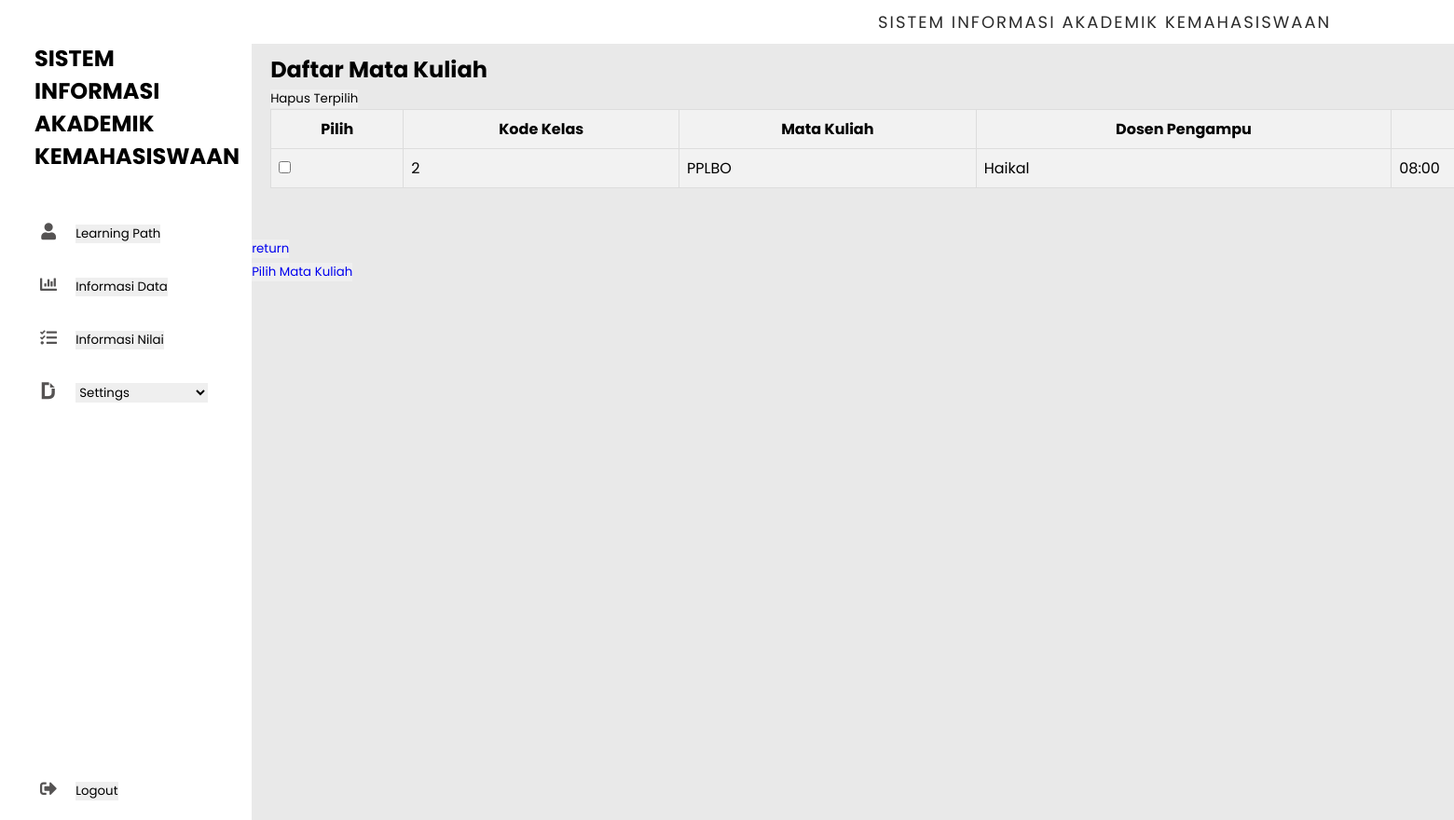
Page /model/view/mata_kuliah.php (signed in) on the earlier database version.
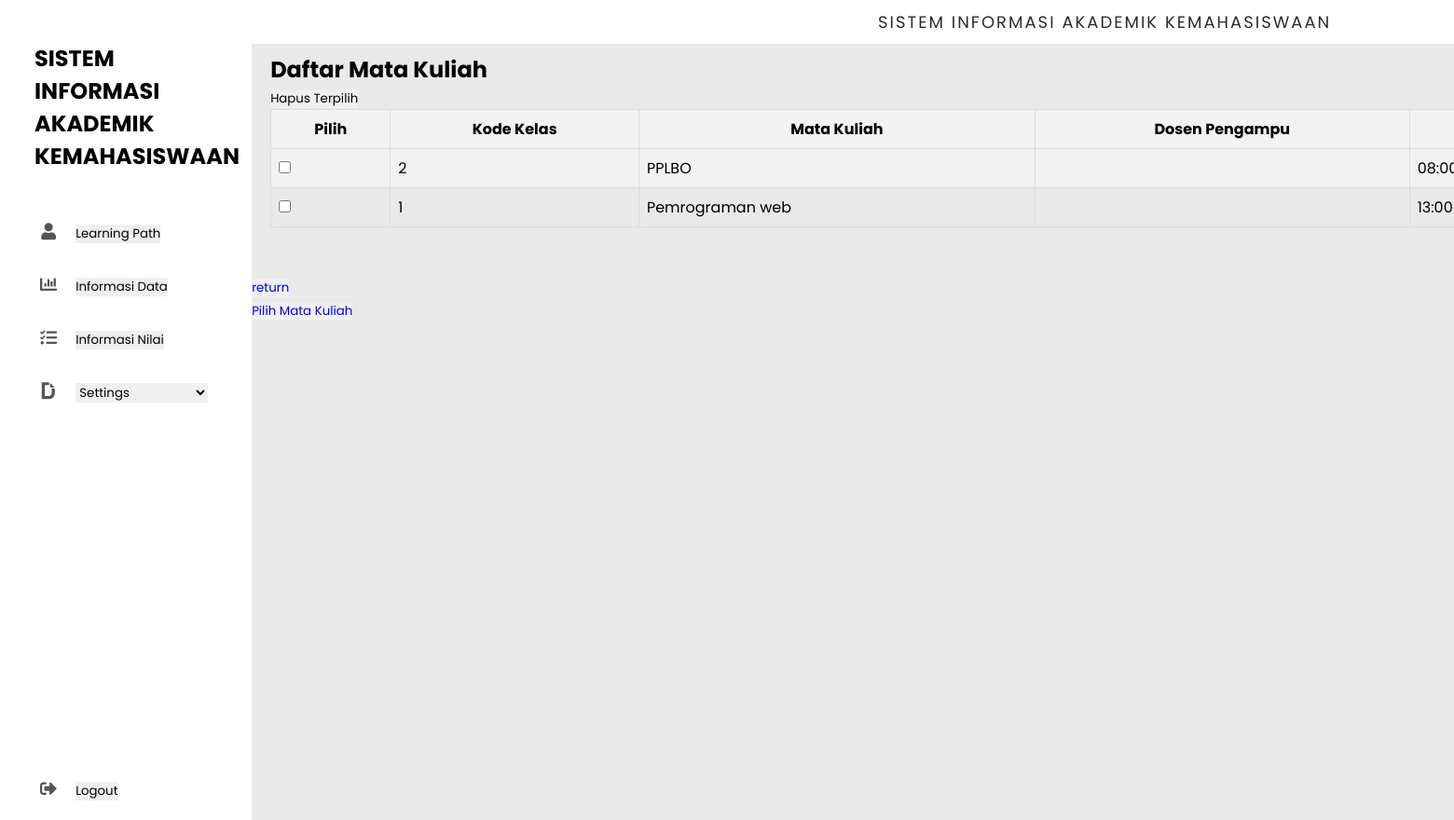
Same page on the later database version.
### tables this page shows
CREATE TABLE `data_kelas_mahasiswa` (
  `nim` varchar(20) NOT NULL,
  `kode_kelas` varchar(20) NOT NULL,
  `nilai` varchar(1) NOT NULL
);

CREATE TABLE `kelas` (
  `kode_kelas` varchar(4) NOT NULL,
  `mata_kuliah` varchar(20) NOT NULL,
  `waktu` varchar(7) NOT NULL,
  `ruangan` varchar(6) NOT NULL,
  `tipe` varchar(20) NOT NULL,
  `nip` int(11) NOT NULL
);

### core/database.php (called while the page is built, shortened)
<?php
class Database{
	private $host = 'localhost';
	private $user = 'root';
	private $pass = '';
	private $db_name = 'mahasiswa';
	private $dbh;
	private $stmt;
	public function __construct(){
		$dsn = 'mysql:host=' . $this->host . '; dbname=' . $this->db_name . '';
		$option = [
			PDO::ATTR_PERSISTENT => true,
			PDO::ATTR_ERRMODE => PDO::ERRMODE_EXCEPTION
		];
		try{
			$this->dbh = new PDO($dsn, $this->user, $this->pass, $option);
		} catch(PDOException $e){
			die($e->getMessage());
		}
	}
	public function query($query){
		$this->stmt = $this->dbh->prepare($query);
	}
	public function bind($param, $value, $type = null){
		if (is_null($type)) {
			switch (true) {
				default:
					$type = PDO::PARAM_STR;
			}
		}
		$this->stmt->bindValue($param, $value, $type);
		}
	public function execute(){
		$this->stmt->execute();
	}
	public function resultSet(){
		$this->execute();
		return $this->stmt->fetchAll(PDO::FETCH_ASSOC);
	}
}

### model/matakuliah-model.php (called while the page is built, shortened)
<?php
class Matakuliah_model extends Database {
    public function getAllKelasbyNIM($nim){
        $this->query('SELECT k.*, d.* FROM data_kelas_mahasiswa d
                          JOIN kelas k ON d.kode_kelas = k.kode_kelas
                          WHERE d.nim = :nim');
        $this->bind(':nim', $nim);
        return $this->resultSet();
    }
}
?>

### model/view/mata_kuliah.php (the view, shortened to what this page needs)
<?php
$controller = new Matakuliah_model();
$controller->checkLoginSession();
$nim = $_SESSION['nim'];
$kelas = $controller->getAllKelasbyNIM($nim);
?>
<!DOCTYPE html>
<html lang="en">
<head>
<link rel="stylesheet" href="https://cdnjs.cloudflare.com/ajax/libs/font-awesome/5.15.4/css/all.min.css" />
</head>
<body>
<div class="container">
        <nav>
          <div class="navbar">
            <div class="logo">
              <h1>SISTEM INFORMASI AKADEMIK KEMAHASISWAAN</h1>
            </div>
            <ul>
              <li><a href="#">
                <i class="fas fa-user"></i>
                <button id="mata_kuliah" class="nav-item">Learning Path</button>
              </a>
              </li>
              <li><a href="#">
                <i class="fas fa-chart-bar"></i>
                <button id="mahasiswaBtn">Informasi Data</button>
              </a>
              </li>
              <li><a href="#">
                <i class="fas fa-tasks"></i>
                <button id="nilaiBtn" class="nav-item">Informasi Nilai</button>
              </a>
              </li>
              <li><a href="#">
                <i class="fab fa-dochub"></i>
                <select id="settingsDropdown" class="nav-item">
                    <option selected disabled>Settings</option>
                </select>
              </a>
              </li>
              <li><a href="#" class="logout">
                <i class="fas fa-sign-out-alt"></i>
                <button id="logoutBtn" class="nav-item">Logout</button>
              </a>
              </li>
            </ul>
          </div>
        </nav>
        <section class="main">
          <div class="main-top">
            <p>SISTEM INFORMASI AKADEMIK KEMAHASISWAAN</p>
          </div>
          <div class="main-body">
          <table class="table">
<h2 class="h2">Daftar Mata Kuliah</h2>
    <thead>
        <tr>
            <th>Pilih</th>
            <th>Kode Kelas</th>
            <th>Mata Kuliah</th>
            <th>Dosen Pengampu</th>
            <th>Waktu</th>
        </tr>
    </thead>
    <tbody>
    <form action="../Matakuliah_controller/hapus_mk" method="POST">
    <?php if (!empty($kelas)): ?>
        <?php foreach ($kelas as $row): ?>
            <tr>
                <td><input type="checkbox" name="kode_kelas[]" value="<?= $row['kode_kelas'] ?>"></td>
                <td><?= $row['kode_kelas'] ?></td>
                <td><?= $row['mata_kuliah'] ?></td>
                <td><?= $row['dosen'] ?></td>
                <td><?= $row['waktu'] ?></td>
            </tr>
        <?php endforeach; ?>
        <input type="submit" name="submit" value="Hapus Terpilih">
    <?php else: ?>
        <p>Tidak ada mata kuliah yang tersedia.</p>
    <?php endif; ?>
</form>
    </tbody>
</table>
          </div>
          <div class="row">
          </div>
          <div class="button-wrapper" data-tippy-content="Click to copy button 6">
          <button class="button-6" role="button"><a href="../login/dashboard"> return</a></button>
        </div>
        <div class="button-wrapper" data-tippy-content="Click to copy button 6">
          <button class="button-6" role="button"><a href="../login/dashboard"><a href="pilih_mk"> Pilih Mata Kuliah</a></a></button>
        </div>
</body>
</html>

### model/view/mata_kuliah.php (style rules this page uses)
body { font-family: Arial, sans-serif; }
table { width: 100%; border-collapse: collapse; }
table, th, td { border: 1px solid #ddd; padding: 8px; }
th { background-color: #f2f2f2; }
tr:nth-child(even) { background-color: #f2f2f2; }
* { margin: 0; padding: 0; outline: none; border: none; text-decoration: none; list-style: none; box-sizing: border-box; font-family: "Poppins", sans-serif; }
body { background: rgb(233, 233, 233); }
.container { display: flex; width: 2100px; margin: auto; }
.h2 { justify-content: center; align-items: center; }
nav { position: sticky; top: 0; left: 0; bottom: 0; width: 310px; height: 110vh; background: #fff; }
.navbar { width: 80%; margin: 0 auto; }
table { width: 1400px; padding: 2rem; justify-content: center; align-items: center; }
ul { margin: 0 auto; padding-top: 2rem; }
li { padding-bottom: 2rem; }
li a { font-size: 16px; color: rgb(85, 83, 83); }
nav i { width: 50px; font-size: 18px; text-align: center; }
.logout { position: absolute; bottom: 20px; }
.main { width: 100%; }
.main-top { width: 100%; background: #fff; padding: 10px; text-align: center; font-size: 18px; letter-spacing: 2px; text-transform: uppercase; color: rgb(43, 43, 43); }
.main-body { padding: 10px 10px 10px 20px; justify-content: center; align-items: center; }
h1 { margin: 20px 10px; }
.row { display: flex; padding: 10px; margin-top: 1.3rem; justify-content: space-between; }

Differences in the rows shown:
changed through a linked row, data_kelas_mahasiswa "PPLBO": kode_kelas.dosen "Haikal" → (not shown)
added data_kelas_mahasiswa: kode_kelas "1", kode_kelas.mata_kuliah "Pemrograman web", kode_kelas.waktu "13:00"
